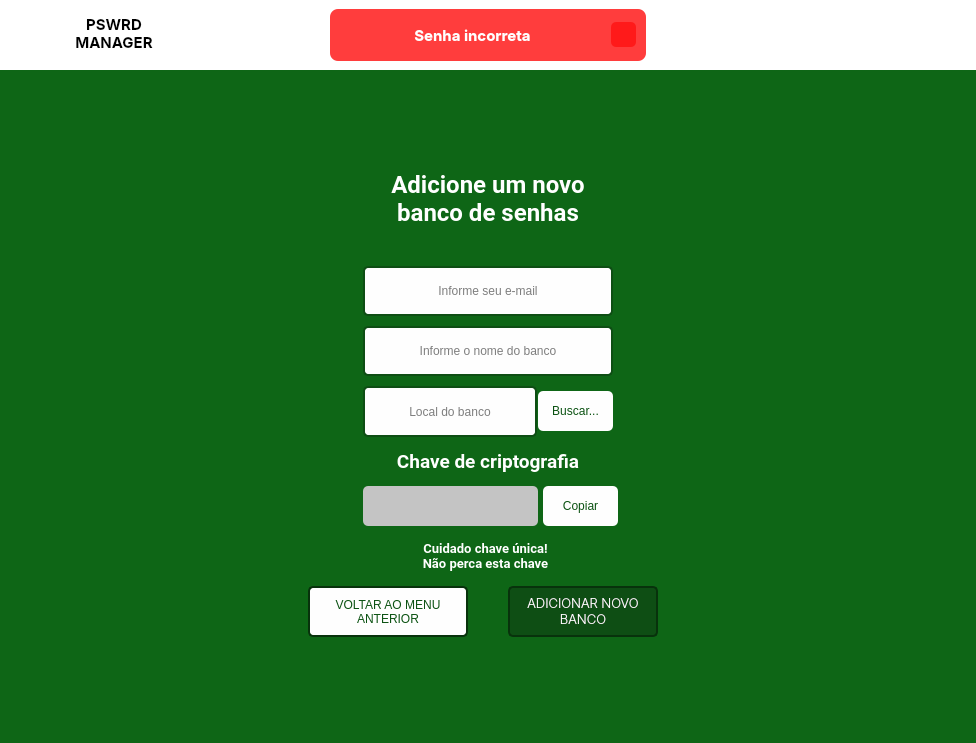
<?xml version="1.0" encoding="UTF-8"?>
<ui version="4.0">
 <class>Form</class>
 <widget class="QWidget" name="Form">
  <property name="geometry">
   <rect>
    <x>0</x>
    <y>0</y>
    <width>976</width>
    <height>743</height>
   </rect>
  </property>
  <property name="windowTitle">
   <string>Form</string>
  </property>
  <layout class="QVBoxLayout" name="verticalLayout">
   <property name="spacing">
    <number>0</number>
   </property>
   <property name="leftMargin">
    <number>0</number>
   </property>
   <property name="topMargin">
    <number>0</number>
   </property>
   <property name="rightMargin">
    <number>0</number>
   </property>
   <property name="bottomMargin">
    <number>0</number>
   </property>
   <item>
    <widget class="QFrame" name="Header">
     <property name="maximumSize">
      <size>
       <width>16777215</width>
       <height>70</height>
      </size>
     </property>
     <property name="styleSheet">
      <string notr="true">background-color: rgb(255, 255, 255);</string>
     </property>
     <property name="frameShape">
      <enum>QFrame::NoFrame</enum>
     </property>
     <property name="frameShadow">
      <enum>QFrame::Raised</enum>
     </property>
     <property name="lineWidth">
      <number>0</number>
     </property>
     <layout class="QGridLayout" name="gridLayout">
      <item row="0" column="0">
       <widget class="QFrame" name="frame_logo">
        <property name="minimumSize">
         <size>
          <width>150</width>
          <height>50</height>
         </size>
        </property>
        <property name="maximumSize">
         <size>
          <width>16777215</width>
          <height>70</height>
         </size>
        </property>
        <property name="lineWidth">
         <number>0</number>
        </property>
        <widget class="QLabel" name="logo">
         <property name="geometry">
          <rect>
           <x>6</x>
           <y>0</y>
           <width>50</width>
           <height>50</height>
          </rect>
         </property>
         <property name="maximumSize">
          <size>
           <width>60</width>
           <height>60</height>
          </size>
         </property>
         <property name="text">
          <string>&lt;html&gt;&lt;head/&gt;&lt;body&gt;&lt;p&gt;&lt;img src=&quot;:/Logo/Images/paypal.svg&quot; height=&quot;50&quot; width=&quot;50&quot;/&gt;&lt;/p&gt;&lt;/body&gt;&lt;/html&gt;</string>
         </property>
        </widget>
        <widget class="QLabel" name="logoTitle">
         <property name="geometry">
          <rect>
           <x>55</x>
           <y>5</y>
           <width>100</width>
           <height>38</height>
          </rect>
         </property>
         <property name="minimumSize">
          <size>
           <width>100</width>
           <height>38</height>
          </size>
         </property>
         <property name="maximumSize">
          <size>
           <width>120</width>
           <height>100</height>
          </size>
         </property>
         <property name="font">
          <font>
           <family>Inter</family>
           <pointsize>11</pointsize>
           <weight>75</weight>
           <bold>true</bold>
          </font>
         </property>
         <property name="text">
          <string>PSWRD
MANAGER</string>
         </property>
         <property name="alignment">
          <set>Qt::AlignCenter</set>
         </property>
        </widget>
        <zorder>logoTitle</zorder>
        <zorder>logo</zorder>
       </widget>
      </item>
      <item row="0" column="2">
       <widget class="QFrame" name="frame">
        <property name="minimumSize">
         <size>
          <width>20</width>
          <height>0</height>
         </size>
        </property>
        <property name="frameShape">
         <enum>QFrame::NoFrame</enum>
        </property>
        <property name="frameShadow">
         <enum>QFrame::Raised</enum>
        </property>
        <property name="lineWidth">
         <number>0</number>
        </property>
       </widget>
      </item>
      <item row="0" column="1">
       <widget class="QFrame" name="frame_error">
        <property name="maximumSize">
         <size>
          <width>350</width>
          <height>16777215</height>
         </size>
        </property>
        <property name="styleSheet">
         <string notr="true">background-color: rgb(255, 61, 61);
border-radius: 8px;
position: absolute;</string>
        </property>
        <property name="frameShape">
         <enum>QFrame::NoFrame</enum>
        </property>
        <property name="frameShadow">
         <enum>QFrame::Raised</enum>
        </property>
        <property name="lineWidth">
         <number>2</number>
        </property>
        <layout class="QHBoxLayout" name="horizontalLayout_3">
         <property name="leftMargin">
          <number>10</number>
         </property>
         <property name="topMargin">
          <number>3</number>
         </property>
         <property name="rightMargin">
          <number>10</number>
         </property>
         <property name="bottomMargin">
          <number>3</number>
         </property>
         <item>
          <widget class="QLabel" name="label_error">
           <property name="font">
            <font>
             <family>Inter</family>
             <pointsize>11</pointsize>
             <weight>75</weight>
             <bold>true</bold>
            </font>
           </property>
           <property name="styleSheet">
            <string notr="true">color: rgb(255, 255, 255);</string>
           </property>
           <property name="text">
            <string>Senha incorreta</string>
           </property>
           <property name="alignment">
            <set>Qt::AlignCenter</set>
           </property>
          </widget>
         </item>
         <item>
          <widget class="QPushButton" name="pushButton_closeError">
           <property name="maximumSize">
            <size>
             <width>25</width>
             <height>25</height>
            </size>
           </property>
           <property name="styleSheet">
            <string notr="true">QPushButton{
	border-radius: 5px;
	background-image: url(:/Close/Images/X.png);
	background-position:center;
	background-color: rgb(255, 26, 26);

}

QPushButton:hover{
	background-color: rgb(50, 50, 50);
	color: rgb(200, 200, 200);
}
QPushButton:pressed{
	background-color: rgb(35, 35, 35);
	color: rgb(200, 200, 200);
}</string>
           </property>
           <property name="text">
            <string/>
           </property>
          </widget>
         </item>
        </layout>
       </widget>
      </item>
     </layout>
    </widget>
   </item>
   <item>
    <widget class="QFrame" name="content">
     <property name="autoFillBackground">
      <bool>false</bool>
     </property>
     <property name="styleSheet">
      <string notr="true">background-color: rgb(14, 102, 22);</string>
     </property>
     <property name="frameShape">
      <enum>QFrame::NoFrame</enum>
     </property>
     <property name="frameShadow">
      <enum>QFrame::Raised</enum>
     </property>
     <property name="lineWidth">
      <number>0</number>
     </property>
     <layout class="QHBoxLayout" name="horizontalLayout">
      <item>
       <widget class="QFrame" name="loginArea">
        <property name="minimumSize">
         <size>
          <width>450</width>
          <height>500</height>
         </size>
        </property>
        <property name="maximumSize">
         <size>
          <width>450</width>
          <height>500</height>
         </size>
        </property>
        <property name="styleSheet">
         <string notr="true"/>
        </property>
        <property name="frameShape">
         <enum>QFrame::NoFrame</enum>
        </property>
        <property name="frameShadow">
         <enum>QFrame::Raised</enum>
        </property>
        <property name="lineWidth">
         <number>0</number>
        </property>
        <widget class="QLineEdit" name="inputText_email">
         <property name="geometry">
          <rect>
           <x>100</x>
           <y>110</y>
           <width>250</width>
           <height>50</height>
          </rect>
         </property>
         <property name="autoFillBackground">
          <bool>false</bool>
         </property>
         <property name="styleSheet">
          <string notr="true">QLineEdit{
	border: 2px solid rgb(14, 78, 20);
	border-radius: 5px ; 
	padding: 15px;
	background-color: rgb(254, 254, 254);
}

QLineEdit:hover{
	border:2px solid  rgb(254, 254, 254); 
}

QLineEdit:focus{
	color: rgb(000, 000, 000);
	border:2px solid  rgb(14, 78, 20); 
}</string>
         </property>
         <property name="inputMask">
          <string/>
         </property>
         <property name="text">
          <string/>
         </property>
         <property name="maxLength">
          <number>20</number>
         </property>
         <property name="frame">
          <bool>true</bool>
         </property>
         <property name="alignment">
          <set>Qt::AlignCenter</set>
         </property>
         <property name="placeholderText">
          <string>Informe seu e-mail</string>
         </property>
         <property name="cursorMoveStyle">
          <enum>Qt::LogicalMoveStyle</enum>
         </property>
         <property name="clearButtonEnabled">
          <bool>false</bool>
         </property>
        </widget>
        <widget class="QLineEdit" name="inputText_dfName">
         <property name="geometry">
          <rect>
           <x>100</x>
           <y>170</y>
           <width>250</width>
           <height>50</height>
          </rect>
         </property>
         <property name="font">
          <font>
           <family>MS Shell Dlg 2</family>
          </font>
         </property>
         <property name="autoFillBackground">
          <bool>false</bool>
         </property>
         <property name="styleSheet">
          <string notr="true">QLineEdit{
	border: 2px solid rgb(14, 78, 20);
	border-radius: 5px ; 
	padding: 15px;
	background-color: rgb(254, 254, 254);
}

QLineEdit:hover{
	border:2px solid  rgb(254, 254, 254); 
}

QLineEdit:focus{
	color: rgb(000, 000, 000);
	border:2px solid  rgb(14, 78, 20); 
}</string>
         </property>
         <property name="text">
          <string/>
         </property>
         <property name="maxLength">
          <number>100</number>
         </property>
         <property name="echoMode">
          <enum>QLineEdit::Normal</enum>
         </property>
         <property name="alignment">
          <set>Qt::AlignCenter</set>
         </property>
         <property name="placeholderText">
          <string>Informe o nome do banco</string>
         </property>
        </widget>
        <widget class="QPushButton" name="pushButton_back">
         <property name="geometry">
          <rect>
           <x>45</x>
           <y>430</y>
           <width>160</width>
           <height>51</height>
          </rect>
         </property>
         <property name="styleSheet">
          <string notr="true">QPushButton{
	background-color: rgb(254, 254, 254);
	font: 75 10pt &quot;Inter&quot;;
	color: rgb(11, 82, 18);
	border: 2px solid rgb(8, 50, 12);
	border-radius: 5px;
}

QPushButton:hover{
	background-color: rgba(64, 155, 71, 250);
	font: 75 10pt &quot;Inter&quot;;
	color: rgb(255, 255, 255);
	border: 2px solid rgb(10, 65, 15);
	border-radius: 5px;
}

QPushButton:hover:pressed{
	background-color: rgb(24, 152, 35);
	font: 75 10pt &quot;Inter&quot;;
	color: rgb(255, 255, 255);
	border: 2px solid rgb(24, 152, 35);
	border-radius: 5px;
}

</string>
         </property>
         <property name="text">
          <string>VOLTAR AO MENU
ANTERIOR</string>
         </property>
         <property name="default">
          <bool>false</bool>
         </property>
         <property name="flat">
          <bool>true</bool>
         </property>
        </widget>
        <widget class="QPushButton" name="pushButton_addNewDf">
         <property name="geometry">
          <rect>
           <x>245</x>
           <y>430</y>
           <width>150</width>
           <height>51</height>
          </rect>
         </property>
         <property name="minimumSize">
          <size>
           <width>105</width>
           <height>0</height>
          </size>
         </property>
         <property name="font">
          <font>
           <family>Inter</family>
           <pointsize>10</pointsize>
           <weight>9</weight>
           <italic>false</italic>
           <bold>false</bold>
          </font>
         </property>
         <property name="styleSheet">
          <string notr="true">QPushButton{
	background-color: rgb(14, 78, 20);
	font: 75 10pt &quot;Inter&quot;;
	color: rgb(255, 255, 255);
	border: 2px solid rgb(8, 50, 12);
	border-radius: 5px;
}

QPushButton:hover{
	background-color: rgb(17, 99, 24);
	font: 75 10pt &quot;Inter&quot;;
	color: rgb(255, 255, 255);
	border: 2px solid rgb(10, 65, 15);
	border-radius: 5px;
}

QPushButton:hover:pressed{
	background-color: rgb(24, 152, 35);
	font: 75 10pt &quot;Inter&quot;;
	color: rgb(255, 255, 255);
	border: 2px solid rgb(24, 152, 35);
	border-radius: 5px;
}

</string>
         </property>
         <property name="text">
          <string>ADICIONAR NOVO
BANCO</string>
         </property>
         <property name="iconSize">
          <size>
           <width>16</width>
           <height>16</height>
          </size>
         </property>
         <property name="shortcut">
          <string>Return</string>
         </property>
         <property name="checkable">
          <bool>false</bool>
         </property>
         <property name="checked">
          <bool>false</bool>
         </property>
         <property name="flat">
          <bool>true</bool>
         </property>
        </widget>
        <widget class="QLabel" name="Title">
         <property name="geometry">
          <rect>
           <x>35</x>
           <y>10</y>
           <width>380</width>
           <height>66</height>
          </rect>
         </property>
         <property name="minimumSize">
          <size>
           <width>0</width>
           <height>0</height>
          </size>
         </property>
         <property name="font">
          <font>
           <family>Roboto</family>
           <pointsize>20</pointsize>
           <weight>75</weight>
           <bold>true</bold>
          </font>
         </property>
         <property name="text">
          <string>&lt;html&gt;&lt;head/&gt;&lt;body&gt;&lt;p align=&quot;center&quot;&gt;&lt;span style=&quot; font-size:18pt; color:#ffffff;&quot;&gt;Adicione um novo &lt;br/&gt;banco de senhas&lt;/span&gt;&lt;/p&gt;&lt;/body&gt;&lt;/html&gt;</string>
         </property>
        </widget>
        <widget class="QLineEdit" name="inputText_dfPath">
         <property name="geometry">
          <rect>
           <x>100</x>
           <y>230</y>
           <width>174</width>
           <height>51</height>
          </rect>
         </property>
         <property name="font">
          <font>
           <family>MS Shell Dlg 2</family>
          </font>
         </property>
         <property name="autoFillBackground">
          <bool>false</bool>
         </property>
         <property name="styleSheet">
          <string notr="true">QLineEdit{
	border: 2px solid rgb(14, 78, 20);
	border-radius: 5px ; 
	padding: 15px;
	background-color: rgb(254, 254, 254);
}

QLineEdit:hover{
	border:2px solid  rgb(254, 254, 254); 
}

QLineEdit:focus{
	color: rgb(000, 000, 000);
	border:2px solid  rgb(14, 78, 20); 
}</string>
         </property>
         <property name="text">
          <string/>
         </property>
         <property name="maxLength">
          <number>100</number>
         </property>
         <property name="echoMode">
          <enum>QLineEdit::Normal</enum>
         </property>
         <property name="alignment">
          <set>Qt::AlignCenter</set>
         </property>
         <property name="placeholderText">
          <string>Local do banco</string>
         </property>
        </widget>
        <widget class="QPushButton" name="pushButton_findPath">
         <property name="geometry">
          <rect>
           <x>275</x>
           <y>235</y>
           <width>75</width>
           <height>40</height>
          </rect>
         </property>
         <property name="styleSheet">
          <string notr="true">QPushButton{
	background-color: rgb(254, 254, 254);
	font: 75 11pt &quot;Inter&quot;;
	color: rgb(11, 82, 18);
	border-radius: 5px;
}

QPushButton:hover{
	background-color: rgba(64, 155, 71, 250);
	font: 75 11pt &quot;Inter&quot;;
	color: rgb(255, 255, 255);
	border-radius: 5px;
}

QPushButton:hover:pressed{
	background-color: rgb(24, 152, 35);
	font: 75 11pt &quot;Inter&quot;;
	color: rgb(255, 255, 255);
	border-radius: 5px;
}

</string>
         </property>
         <property name="text">
          <string>Buscar...</string>
         </property>
        </widget>
        <widget class="QLabel" name="criptografia_title">
         <property name="geometry">
          <rect>
           <x>75</x>
           <y>290</y>
           <width>300</width>
           <height>31</height>
          </rect>
         </property>
         <property name="minimumSize">
          <size>
           <width>0</width>
           <height>0</height>
          </size>
         </property>
         <property name="font">
          <font>
           <family>Roboto</family>
           <pointsize>20</pointsize>
           <weight>75</weight>
           <bold>true</bold>
          </font>
         </property>
         <property name="text">
          <string>&lt;html&gt;&lt;head/&gt;&lt;body&gt;&lt;p align=&quot;center&quot;&gt;&lt;span style=&quot; font-size:14pt; color:#ffffff;&quot;&gt;Chave de criptografia&lt;/span&gt;&lt;/p&gt;&lt;/body&gt;&lt;/html&gt;</string>
         </property>
        </widget>
        <widget class="QLineEdit" name="inputText_encryptionKey">
         <property name="geometry">
          <rect>
           <x>100</x>
           <y>330</y>
           <width>175</width>
           <height>40</height>
          </rect>
         </property>
         <property name="font">
          <font>
           <family>MS Shell Dlg 2</family>
          </font>
         </property>
         <property name="autoFillBackground">
          <bool>false</bool>
         </property>
         <property name="styleSheet">
          <string notr="true">QLineEdit{
	border-radius: 5px ; 
	padding: 15px;
	background: #C4C4C4;
}</string>
         </property>
         <property name="text">
          <string/>
         </property>
         <property name="maxLength">
          <number>100</number>
         </property>
         <property name="echoMode">
          <enum>QLineEdit::Normal</enum>
         </property>
         <property name="alignment">
          <set>Qt::AlignCenter</set>
         </property>
         <property name="readOnly">
          <bool>true</bool>
         </property>
         <property name="placeholderText">
          <string/>
         </property>
        </widget>
        <widget class="QPushButton" name="pushButton_copyKey">
         <property name="geometry">
          <rect>
           <x>280</x>
           <y>330</y>
           <width>75</width>
           <height>40</height>
          </rect>
         </property>
         <property name="styleSheet">
          <string notr="true">QPushButton{
	background-color: rgb(254, 254, 254);
	font: 75 11pt &quot;Inter&quot;;
	color: rgb(11, 82, 18);
	border-radius: 5px;
}

QPushButton:hover{
	background-color: rgba(64, 155, 71, 250);
	font: 75 11pt &quot;Inter&quot;;
	color: rgb(255, 255, 255);
	border-radius: 5px;
}

QPushButton:hover:pressed{
	background-color: rgb(24, 152, 35);
	font: 75 11pt &quot;Inter&quot;;
	color: rgb(255, 255, 255);
	border-radius: 5px;
}

</string>
         </property>
         <property name="text">
          <string>Copiar</string>
         </property>
        </widget>
        <widget class="QLabel" name="criptografia_warnText">
         <property name="geometry">
          <rect>
           <x>92</x>
           <y>375</y>
           <width>261</width>
           <height>51</height>
          </rect>
         </property>
         <property name="minimumSize">
          <size>
           <width>0</width>
           <height>0</height>
          </size>
         </property>
         <property name="font">
          <font>
           <family>Roboto</family>
           <pointsize>16</pointsize>
           <weight>75</weight>
           <bold>true</bold>
          </font>
         </property>
         <property name="text">
          <string>&lt;html&gt;&lt;head/&gt;&lt;body&gt;&lt;p align=&quot;center&quot;&gt;&lt;span style=&quot; font-size:10pt; color:#ffffff;&quot;&gt;Cuidado chave única!&lt;br/&gt;Não perca esta chave&lt;/span&gt;&lt;/p&gt;&lt;/body&gt;&lt;/html&gt;</string>
         </property>
        </widget>
       </widget>
      </item>
     </layout>
    </widget>
   </item>
  </layout>
 </widget>
 <resources>
  <include location="QTImages.qrc"/>
 </resources>
 <connections/>
</ui>
